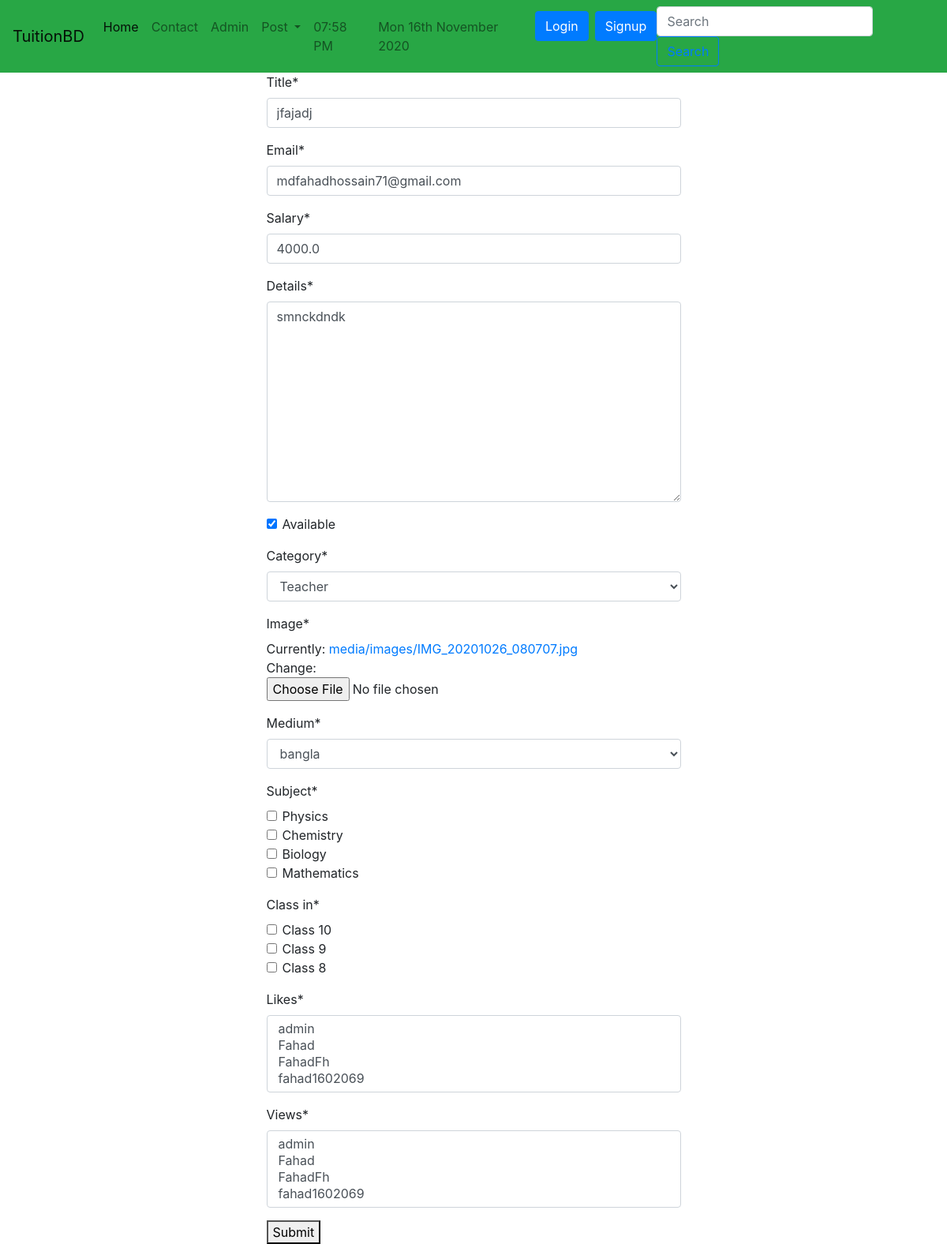
Before: /tuition/edit/3/ with the older database file.
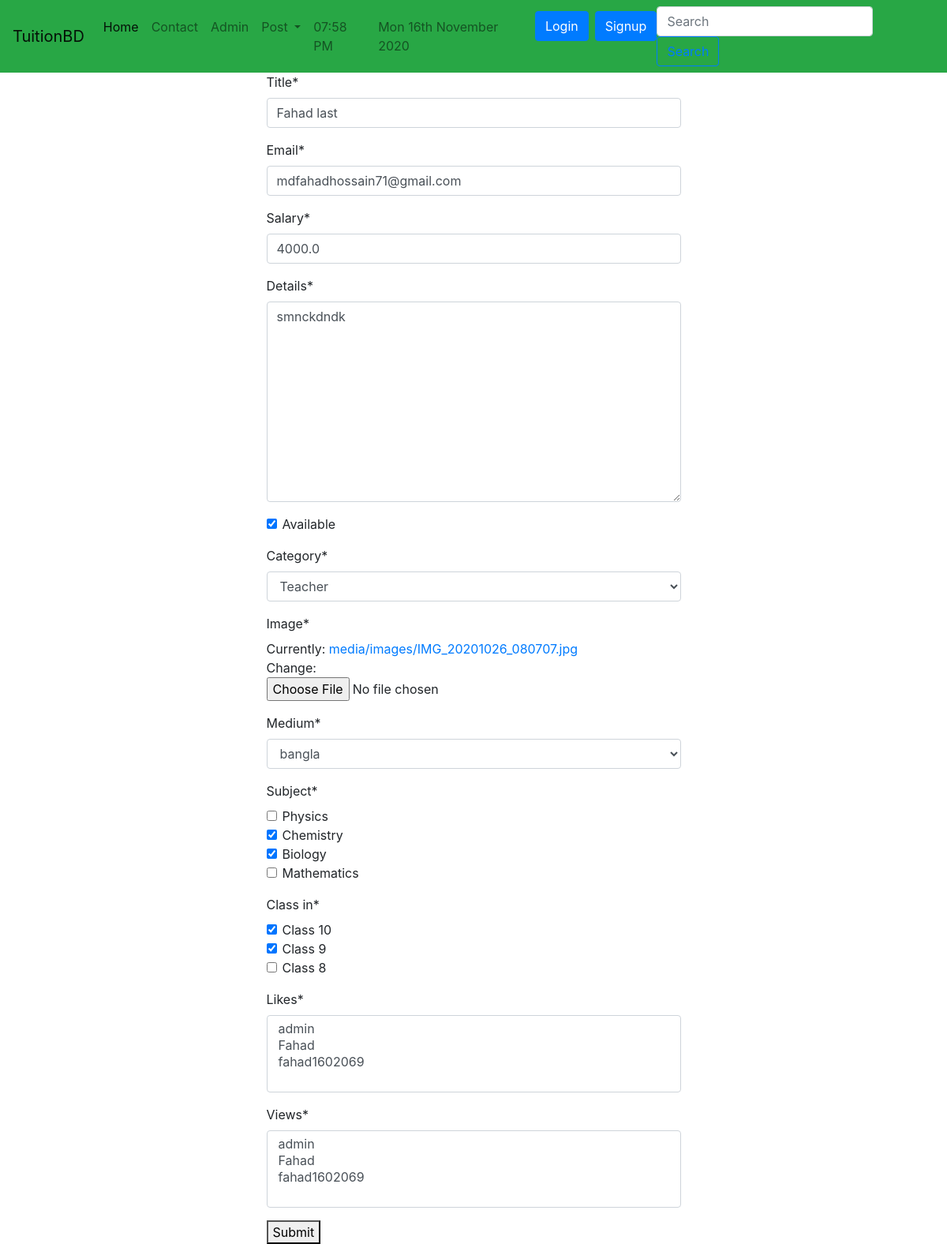
After: the same page with the newer database file.
### tuition/models.py (models this page shows, shortened)
class Post(models.Model):
    CATEGORY=(
        ('Teacher','Teacher'),
        ('Student','Student'),
    )
    MEDIUM=(
        ('bangla','bangla'),
        ('English','English'),
        ('Urdu','Urdu'),
        ('Hindi','Hindi'),
        ('Arabic','Arabic'),
    )
    user=models.ForeignKey(User,on_delete=models.CASCADE, blank=True, null= True)
    id=models.AutoField(primary_key=True)
    title=models.CharField(max_length=101)
    slug=models.CharField(max_length=100, default=title)
    email=models.EmailField()
    salary=models.FloatField()
    details=models.TextField()
    available=models.BooleanField()
    category=models.CharField(max_length=100,choices=CATEGORY)
    created_at=models.DateTimeField(default=now)
    image=models.ImageField(default='default.jpg', upload_to='tuition/images')
    medium=MultiSelectField(max_length=100, max_choices=5, choices=MEDIUM, default='bangla')
    subject=models.ManyToManyField(Subject, related_name='subject_set')
    class_in=models.ManyToManyField(Class_in, related_name='class_set')
    likes=models.ManyToManyField(User, related_name='post_likes')
    views=models.ManyToManyField(User, related_name='post_views')
    objects=models.Manager()
    items=PostManager()

### tuition/views.py (the view, shortened to what this page needs)
# urls.py: path('edit/<int:pk>/',PostEditView.as_view(),name="edit"),
class PostEditView(UpdateView):
    model=Post
    form_class=PostForm
    template_name='tuition/postcreate.html'

### tuition/forms.py
class PostForm(forms.ModelForm):
    class Meta:
        model=Post
        exclude=['user','id','created_at','slug']
        widgets={
            'class_in':forms.CheckboxSelectMultiple(attrs={
                'multiple':True,
            }),
            'subject':forms.CheckboxSelectMultiple(attrs={
                'multiple':True,
            })
        }

### tuition/models.py (called while the page is built)
    def __str__(self):
        return self.name

    def __str__(self):
        return self.name

### templates/tuition/postcreate.html (shortened to what this page needs)
{% extends 'basic.html' %}
{% block body %}
{% load crispy_forms_tags %}
<div class="container">
    <div class="col-md-6 offset-md-3">
    <form  method="post" enctype="multipart/form-data">
    {{form|crispy}}
    <button type="submit">Submit</button>
    </form>
    </div>
</div>
{% endblock body %}

Changed rows visible on the page:
changed Post "mdfahadhossain71@gmail.com": title "jfajadj" → "Fahad last"
Other visible differences:
form field subject: "☐ ☐ ☐ ☐" → "☐ ☑ ☑ ☐"
form field class_in: "☐ ☐ ☐" → "☑ ☑ ☐"
form field likes: "admin / Fahad / FahadFh / fahad1602069" → "admin / Fahad / fahad1602069"
form field views: "admin / Fahad / FahadFh / fahad1602069" → "admin / Fahad / fahad1602069"
